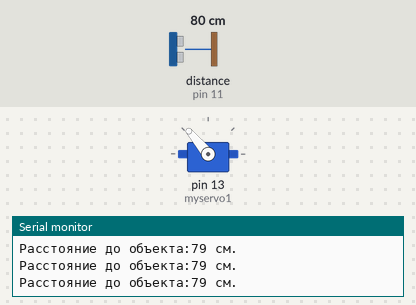
Simulated run of this sketch. Board: Arduino Uno, built with avr-gcc and run on an emulated ATmega328P. Parts: servo, the last lines printed to the serial monitor. Wiring (inferred from the names in the program): ultrasonic range finder: trigger pin 12; echo pin 11. Inputs (shaded band) come from the test bench; at power-on: distance to the obstacle (sensor on pin 11) 80 cm. The echo pulse lasts 58.3 µs per cm.

Above: at 1.2 s.
1.3 s: distance to the obstacle (sensor on pin 11) set to 2 cm
At 1.66 s:
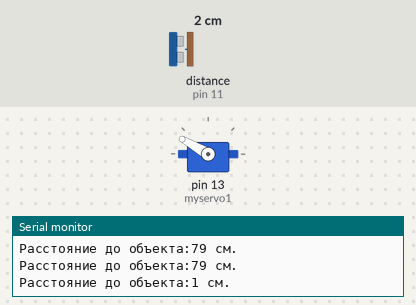
4.3 s: distance to the obstacle (sensor on pin 11) set to 299 cm
At 4.7 s:
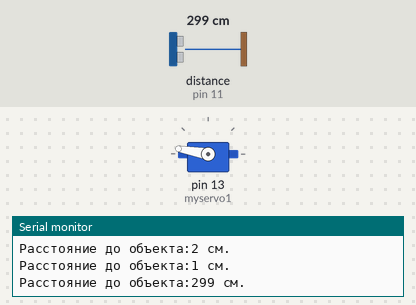
Timing chart, 0 to 13.3 s (numbered marks = the images above; inputs shaded):
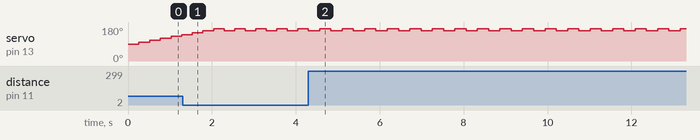

Measured:
- by itself, servo on pin 13 (myservo1): alternates 170° for 0.27 s and 160° for 0.27 s

The sketch:

batthingy2.a.ino
```cpp
#include <Servo.h>
#define PIN_TRIG 12
#define PIN_ECHO 11
long duration, cm;
int servoAngle = 90;
Servo myservo1;

void setup() {
  Serial.begin(9600);
  pinMode(PIN_TRIG, OUTPUT);
  pinMode(PIN_ECHO, INPUT);
  myservo1.attach(13);
  myservo1.write(servoAngle);
}
void loop() {
  digitalWrite(PIN_TRIG, LOW);
  delayMicroseconds(5);
  digitalWrite(PIN_TRIG, HIGH);
  delayMicroseconds(10);
  digitalWrite(PIN_TRIG,LOW);
  duration = pulseIn(PIN_ECHO,HIGH);
  cm=(duration / 2) / 29.1;
  myservo1.write(servoAngle);
  if(servoAngle<=160){
  servoAngle +=10;
  }else if(servoAngle>=160){
    servoAngle -=10;}
  Serial.print("Расстояние до объекта:");
  Serial.print(cm);
  Serial.println(" см.");
  delay(250);
}
```
